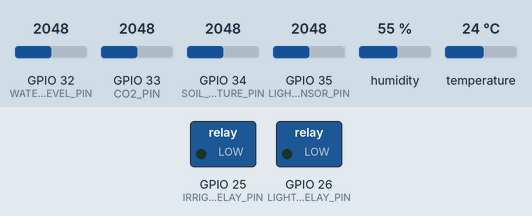
The sketch below on a simulated ESP32. Parts: switched loads named in the sketch (green lamp = pin HIGH). Inputs (shaded band) come from the test bench; at power-on: GPIO 34 (SOIL_MOISTURE_PIN) = 2048, GPIO 35 (LIGHT_SENSOR_PIN) = 2048, GPIO 32 (WATER_LEVEL_PIN) = 2048, GPIO 33 (CO2_PIN) = 2048, humidity 55 %, temperature 24 °C. Nothing arrives over Bluetooth unless stated; a phone connects over Bluetooth LE 3 s after start; what the sketch prints to the serial monitor is not drawn.

Above: at 1.2 s.
1.3 s: GPIO 34 (SOIL_MOISTURE_PIN) set to 2196
3.5 s: GPIO 34 (SOIL_MOISTURE_PIN) set to 2293
At 5.2 s:
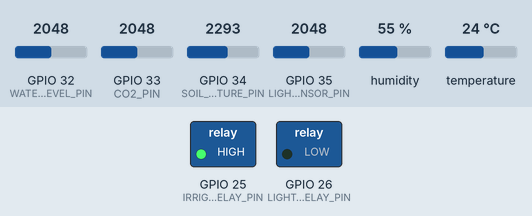
5.5 s: GPIO 35 (LIGHT_SENSOR_PIN) set to 864
7.3 s: GPIO 35 (LIGHT_SENSOR_PIN) set to 754
At 8.7 s:
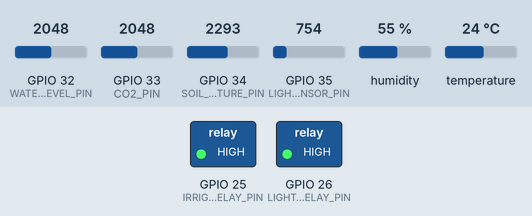
9.6 s: GPIO 34 (SOIL_MOISTURE_PIN) set to 2088
11.3 s: GPIO 34 (SOIL_MOISTURE_PIN) set to 1976
At 13.6 s:
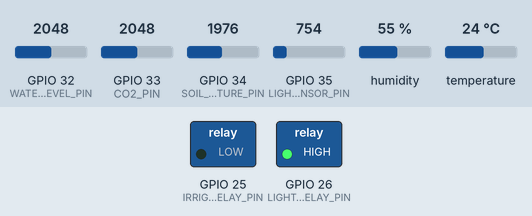
Timing chart, 0 to 14.7 s (numbered marks = the images above; inputs shaded):
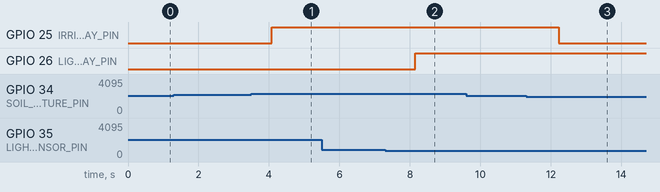

Measured:
- the behaviour switches between 2252 and 2253 on GPIO 34 (SOIL_MOISTURE_PIN) (found by bisection; images 0 and 1)
- the behaviour switches between 819 and 818 on GPIO 35 (LIGHT_SENSOR_PIN) (found by bisection; images 1 and 2)
- the behaviour switches between 2048 and 2047 on GPIO 34 (SOIL_MOISTURE_PIN) (found by bisection; images 2 and 3)
- after the input at 1.3 s, every drawn part: stays the same
- after the input at 3.5 s, GPIO 25 (IRRIGATION_RELAY_PIN): LOW → HIGH after 0.57 s
- after the input at 5.5 s, every drawn part: stays the same
- after the input at 7.3 s, GPIO 26 (LIGHT_RELAY_PIN): LOW → HIGH after 0.85 s
- after the input at 9.6 s, every drawn part: stays the same
- after the input at 11.3 s, GPIO 25 (IRRIGATION_RELAY_PIN): HIGH → LOW after 0.92 s

The sketch:

esp32_smart_agriculture.ino
```cpp
#include <BLEDevice.h>
#include <BLEServer.h>
#include <BLEUtils.h>
#include <BLE2902.h>
#include <DHT.h>
#include <ArduinoJson.h>

#define DHTPIN 4
#define DHTTYPE DHT11
#define SOIL_MOISTURE_PIN 34
#define LIGHT_SENSOR_PIN 35
#define WATER_LEVEL_PIN 32
#define CO2_PIN 33
#define IRRIGATION_RELAY_PIN 25
#define LIGHT_RELAY_PIN 26

#define SERVICE_UUID "4fafc201-1fb7-4597-8fcd-2c3b7a8e6b5a"
#define CHARACTERISTIC_UUID_TX "beb5483e-36e1-4688-b7f5-ebd7e6e7c1d3"
#define CHARACTERISTIC_UUID_RX "6e400002-b5a3-f393-e0a9-e50e24dcca9e"

BLEServer* pServer = NULL;
BLECharacteristic* pTxCharacteristic = NULL;
BLECharacteristic* pRxCharacteristic = NULL;

bool deviceConnected = false;
bool oldDeviceConnected = false;

DHT dht(DHTPIN, DHTTYPE);

struct SensorData {
  float temperature;
  float humidity;
  int soilMoisture;
  int lightLevel;
  int waterLevel;
  int co2;
  unsigned long timestamp;
};

struct ControlState {
  bool irrigationOn;
  bool lightOn;
  int brightness;
  int targetMoisture;
};

SensorData sensorData;
ControlState controlState;

unsigned long lastSensorUpdate = 0;
const long sensorUpdateInterval = 2000;

unsigned long lastDataSend = 0;
const long dataSendInterval = 3000;

class MyServerCallbacks: public BLEServerCallbacks {
    void onConnect(BLEServer* pServer) {
      deviceConnected = true;
      Serial.println("Device connected");
    };

    void onDisconnect(BLEServer* pServer) {
      deviceConnected = false;
      Serial.println("Device disconnected");
    }
};

class MyCallbacks: public BLECharacteristicCallbacks {
    void onWrite(BLECharacteristic *pCharacteristic) {
      String rxValue = pCharacteristic->getValue().c_str();

      if (rxValue.length() > 0) {
        Serial.print("Received: ");
        Serial.println(rxValue);

        StaticJsonDocument<200> doc;
        DeserializationError error = deserializeJson(doc, rxValue);

        if (!error) {
          const char* cmd = doc["cmd"];
          int value = doc["value"];
          handleCommand(cmd, value);
        }
      }
    }
};

void handleCommand(const char* cmd, int value) {
  if (strcmp(cmd, "irrigation") == 0) {
    controlState.irrigationOn = (value == 1);
    digitalWrite(IRRIGATION_RELAY_PIN, controlState.irrigationOn ? HIGH : LOW);
    Serial.printf("Irrigation: %s\n", controlState.irrigationOn ? "ON" : "OFF");
  }
  else if (strcmp(cmd, "light") == 0) {
    controlState.lightOn = (value == 1);
    digitalWrite(LIGHT_RELAY_PIN, controlState.lightOn ? HIGH : LOW);
    Serial.printf("Light: %s\n", controlState.lightOn ? "ON" : "OFF");
  }
  else if (strcmp(cmd, "brightness") == 0) {
    controlState.brightness = value;
    Serial.printf("Brightness: %d%%\n", controlState.brightness);
  }
  else if (strcmp(cmd, "target_moisture") == 0) {
    controlState.targetMoisture = value;
    Serial.printf("Target moisture: %d%%\n", controlState.targetMoisture);
  }
}

int readCO2() {
  int co2Raw = analogRead(CO2_PIN);
  return map(co2Raw, 0, 4095, 400, 2000);
}

void readSensors() {
  float temp = dht.readTemperature();
  float hum = dht.readHumidity();

  if (!isnan(temp)) {
    sensorData.temperature = temp;
  }
  if (!isnan(hum)) {
    sensorData.humidity = hum;
  }

  int soilRaw = analogRead(SOIL_MOISTURE_PIN);
  sensorData.soilMoisture = map(soilRaw, 4095, 0, 0, 100);

  int lightRaw = analogRead(LIGHT_SENSOR_PIN);
  sensorData.lightLevel = map(lightRaw, 0, 4095, 0, 1000);

  int waterRaw = analogRead(WATER_LEVEL_PIN);
  sensorData.waterLevel = map(waterRaw, 0, 4095, 0, 100);

  sensorData.co2 = readCO2();

  sensorData.timestamp = millis();

  Serial.println("=== Sensor Data ===");
  Serial.printf("Temperature: %.1f C\n", sensorData.temperature);
  Serial.printf("Humidity: %.1f %%\n", sensorData.humidity);
  Serial.printf("Soil Moisture: %d %%\n", sensorData.soilMoisture);
  Serial.printf("Light Level: %d lux\n", sensorData.lightLevel);
  Serial.printf("Water Level: %d %%\n", sensorData.waterLevel);
  Serial.printf("CO2: %d ppm\n", sensorData.co2);
  Serial.println("===================");
}

void sendSensorData() {
  if (!deviceConnected) {
    return;
  }

  StaticJsonDocument<256> doc;
  doc["temperature"] = sensorData.temperature;
  doc["humidity"] = sensorData.humidity;
  doc["soilMoisture"] = sensorData.soilMoisture;
  doc["lightLevel"] = sensorData.lightLevel;
  doc["waterLevel"] = sensorData.waterLevel;
  doc["co2"] = sensorData.co2;
  doc["timestamp"] = sensorData.timestamp;

  char jsonBuffer[300];
  serializeJson(doc, jsonBuffer);

  pTxCharacteristic->setValue(jsonBuffer);
  pTxCharacteristic->notify();

  Serial.print("Sent data: ");
  Serial.println(jsonBuffer);
}

void autoControl() {
  if (sensorData.soilMoisture < controlState.targetMoisture - 5) {
    if (!controlState.irrigationOn) {
      controlState.irrigationOn = true;
      digitalWrite(IRRIGATION_RELAY_PIN, HIGH);
      Serial.println("Auto: Irrigation ON");
    }
  } else if (sensorData.soilMoisture >= controlState.targetMoisture) {
    if (controlState.irrigationOn) {
      controlState.irrigationOn = false;
      digitalWrite(IRRIGATION_RELAY_PIN, LOW);
      Serial.println("Auto: Irrigation OFF");
    }
  }

  if (sensorData.lightLevel < 200) {
    if (!controlState.lightOn) {
      controlState.lightOn = true;
      digitalWrite(LIGHT_RELAY_PIN, HIGH);
      Serial.println("Auto: Light ON");
    }
  } else if (sensorData.lightLevel > 800) {
    if (controlState.lightOn) {
      controlState.lightOn = false;
      digitalWrite(LIGHT_RELAY_PIN, LOW);
      Serial.println("Auto: Light OFF");
    }
  }
}

void setup() {
  Serial.begin(115200);
  Serial.println("Starting Smart Agriculture System...");

  pinMode(IRRIGATION_RELAY_PIN, OUTPUT);
  pinMode(LIGHT_RELAY_PIN, OUTPUT);
  digitalWrite(IRRIGATION_RELAY_PIN, LOW);
  digitalWrite(LIGHT_RELAY_PIN, LOW);

  controlState.irrigationOn = false;
  controlState.lightOn = false;
  controlState.brightness = 50;
  controlState.targetMoisture = 50;

  sensorData.co2 = 450;

  dht.begin();

  BLEDevice::init("SmartAgriculture-ESP32");

  pServer = BLEDevice::createServer();
  pServer->setCallbacks(new MyServerCallbacks());

  BLEService *pService = pServer->createService(SERVICE_UUID);

  pTxCharacteristic = pService->createCharacteristic(
                      CHARACTERISTIC_UUID_TX,
                      BLECharacteristic::PROPERTY_NOTIFY
                    );
  pTxCharacteristic->addDescriptor(new BLE2902());

  pRxCharacteristic = pService->createCharacteristic(
                       CHARACTERISTIC_UUID_RX,
                       BLECharacteristic::PROPERTY_WRITE
                     );
  pRxCharacteristic->setCallbacks(new MyCallbacks());

  pService->start();

  BLEAdvertising *pAdvertising = BLEDevice::getAdvertising();
  pAdvertising->addServiceUUID(SERVICE_UUID);
  pAdvertising->setScanResponse(false);
  pAdvertising->setMinPreferred(0x0);
  BLEDevice::startAdvertising();

  Serial.println("BLE started. Waiting for connection...");
  Serial.println("Device name: SmartAgriculture-ESP32");
}

void loop() {
  unsigned long currentMillis = millis();

  if (currentMillis - lastSensorUpdate >= sensorUpdateInterval) {
    lastSensorUpdate = currentMillis;
    readSensors();
    autoControl();
  }

  if (currentMillis - lastDataSend >= dataSendInterval) {
    lastDataSend = currentMillis;
    sendSensorData();
  }

  if (!deviceConnected && oldDeviceConnected) {
    delay(500);
    pServer->startAdvertising();
    Serial.println("Restart advertising");
    oldDeviceConnected = deviceConnected;
  }

  if (deviceConnected && !oldDeviceConnected) {
    oldDeviceConnected = deviceConnected;
  }

  delay(100);
}
```
